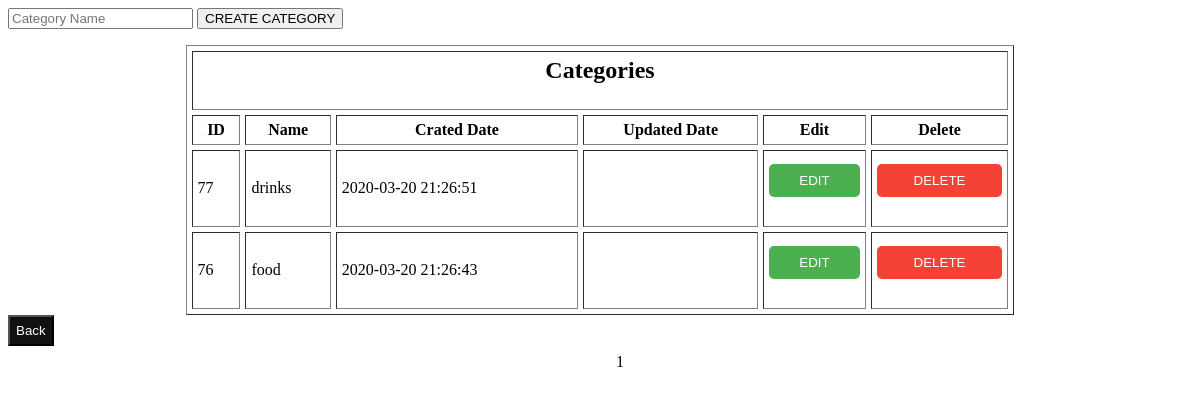
/categories.php, run on the app's committed database.
### tables this page shows
CREATE TABLE `categories` (
  `id` int(11) NOT NULL,
  `CategoryName` varchar(30) NOT NULL,
  `CategoryCratedDate` timestamp NOT NULL DEFAULT CURRENT_TIMESTAMP ON UPDATE CURRENT_TIMESTAMP,
  `CategoryUpdatedDate` date DEFAULT NULL
);

### categories.php (the view, shortened to what this page needs)
<?php
include "MainDBconnection.php";
$conn = mysqli_connect($servername, $username, $password, $dbname);
$results_per_page=10;
$sql = "SELECT * FROM categories ORDER BY id DESC ";
$result = mysqli_query($conn, $sql);
$number_of_results = mysqli_num_rows($result);
$number_of_pages=ceil($number_of_results/$results_per_page);
if (!isset($_GET["page"])){
    $page=1;
}else{
    $page=$_GET["page"];
}
$this_page_first_result=($page-1)*$results_per_page;
$sql = "SELECT * FROM categories ORDER BY id DESC LIMIT ". $this_page_first_result .','.$results_per_page;
$result = mysqli_query($conn, $sql);
?>
<form action="categories.php" method="post">
    <input type="text" placeholder="Category Name" name="categ">
    <input type="submit" name="categAdd" value="CREATE CATEGORY">
</form>
<table width='70%' border='1' cellpadding='5' cellspacing='5' align='center'>
    <tr>
        <th colspan='6'><h2>Categories</h2></th>
    </tr>
    <t>
        <th>ID</th>
        <th>Name</th>
        <th>Crated Date</th>
        <th>Updated Date</th>
        <th>Edit</th>
        <th>Delete</th>
    </t>
    <?php while ($rows = mysqli_fetch_assoc($result)) { ?>
        <tr>
            <td><?php echo $rows["id"] ?></td>
            <td><?php echo $rows["CategoryName"] ?></td>
            <td><?php echo $rows["CategoryCratedDate"] ?></td>
            <td><?php echo $rows["CategoryUpdatedDate"] ?></td>
            <td>
                <form action="EditCategories.php" method="GET">
                    <input type="submit" name="EditCbtn" value="EDIT" class="Edit">
                </form>
            </td>
            <td>
                <form action="categories.php" method="post">
                    <input type="submit" name="DelCbtn" value="DELETE" class="del">
                </form>
            </td>
        </tr>
        <?php
    }
    ?>
</table>
<form action="welcome.php" method="post">
    <input type="submit" value="Back" class="Back">
</form>
<?php
for($page=1;$page<=$number_of_pages;$page++){
  echo "<div class='pagination'><a href='categories.php?page=".$page."'> $page </a></div>";
}
     ?>  <script>

### categories.php (style rules this page uses)
.Back { background-color: #111; color: #fff; padding: 6px; cursor: pointer; }
.Edit { background-color: #4CAF50; color: white; padding: 9px 10px; margin: 8px 0; border: none; cursor: pointer; width: 100%; border-radius: 5px; text-decoration: none; }
.del { background-color: #f44336; color: white; padding: 9px 10px; margin: 8px 0; border: none; cursor: pointer; width: 100%; border-radius: 5px; }
.pagination { position: relative; }
.pagination a { color: black; float: left; padding: 8px 16px; text-decoration: none; transition: background-color .3s; position: inherit; left: 50%; transform: translate(0,-50%); }

### data on the page
categories: id "77", CategoryName "drinks", CategoryCratedDate "2020-03-20 21:26:51"
categories: id "76", CategoryName "food", CategoryCratedDate "2020-03-20 21:26:43"
